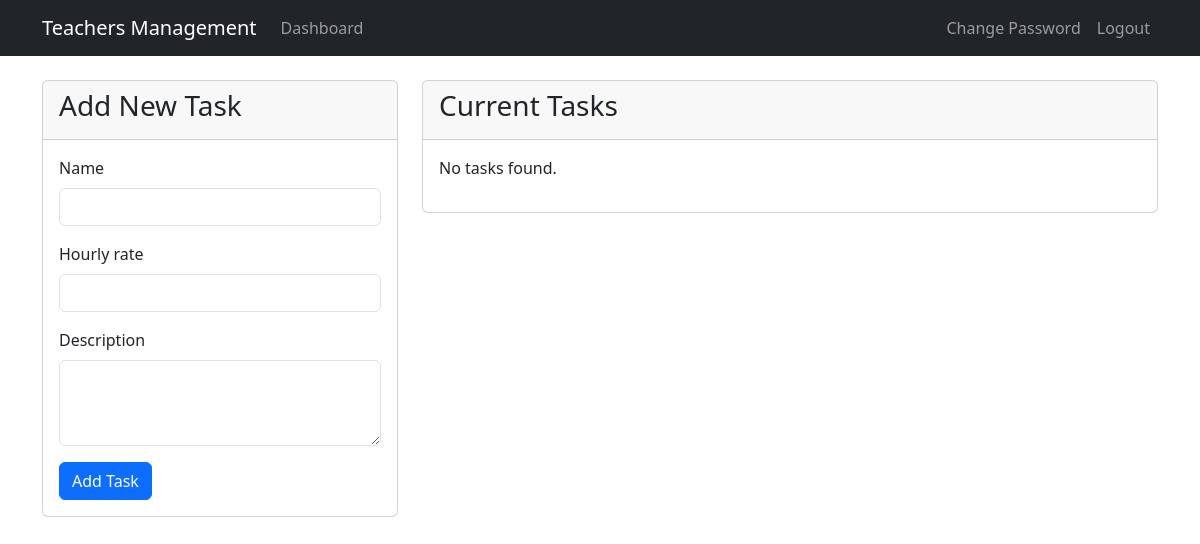
The app's page /manage-tasks/ (signed in), older data.
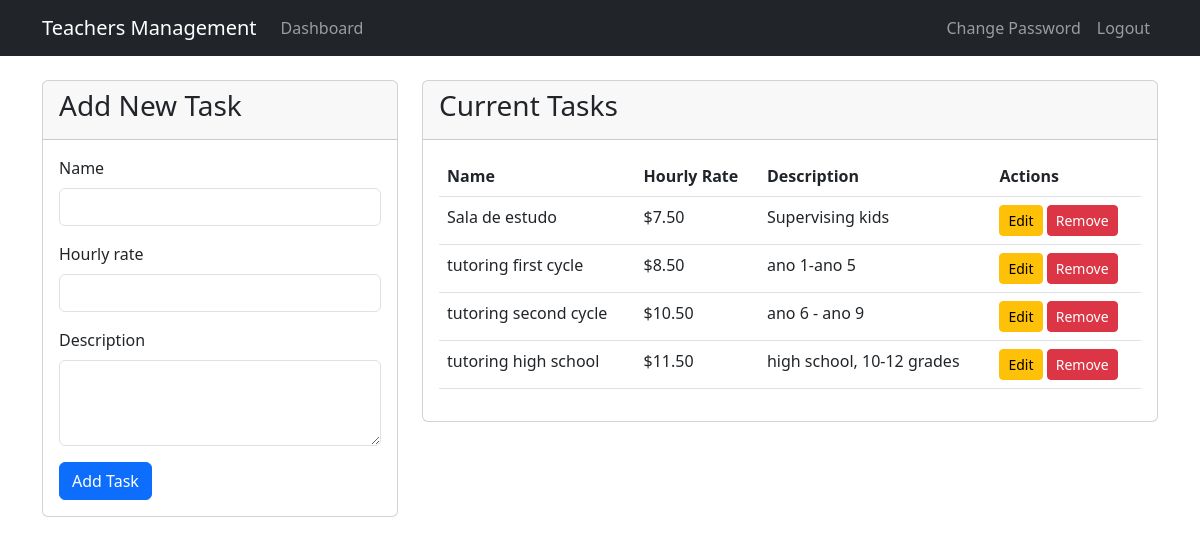
The same page, newer data.
### teachers_app/models.py (models this page shows, shortened)
class Task(models.Model):
    name = models.CharField(max_length=100)
    hourly_rate = models.DecimalField(max_digits=10, decimal_places=2)
    description = models.TextField(blank=True)
    created_at = models.DateTimeField(auto_now_add=True)
    updated_at = models.DateTimeField(auto_now=True)

### teachers_app/views.py (the view)
# urls.py: path('manage-tasks/', views.manage_tasks, name='manage_tasks'),
@login_required
@user_passes_test(is_superuser)
def manage_tasks(request):
    tasks = Task.objects.all()
    if request.method == 'POST':
        form = TaskForm(request.POST)
        if form.is_valid():
            form.save()
            messages.success(request, 'Task was successfully added!')
            return redirect('manage_tasks')
    else:
        form = TaskForm()
    return render(request, 'manage_tasks.html', {
        'tasks': tasks,
        'form': form
    })

### teachers_app/forms.py
class TaskForm(forms.ModelForm):
    class Meta:
        model = Task
        fields = ['name', 'hourly_rate', 'description']
        widgets = {
            'name': forms.TextInput(attrs={'class': 'form-control'}),
            'hourly_rate': forms.NumberInput(attrs={'class': 'form-control', 'step': '0.01'}),
            'description': forms.Textarea(attrs={'class': 'form-control', 'rows': 3}),
        }

### teachers_app/views.py (called while the page is built)
def is_superuser(user):
    return user.is_superuser

### templates/manage_tasks.html (shortened to what this page needs)
{% extends 'base.html' %}
{% block content %}
<div class="row">
    <div class="col-md-4">
        <div class="card">
            <div class="card-header">
                <h3>Add New Task</h3>
            </div>
            <div class="card-body">
                <form method="post">
                    {% for field in form %}
                        <div class="mb-3">
                            <label for="{{ field.id_for_label }}" class="form-label">{{ field.label }}</label>
                            {{ field }}
                        </div>
                    {% endfor %}
                    <button type="submit" class="btn btn-primary">Add Task</button>
                </form>
            </div>
        </div>
    </div>
    <div class="col-md-8">
        <div class="card">
            <div class="card-header">
                <h3>Current Tasks</h3>
            </div>
            <div class="card-body">
                {% if tasks %}
                    <div class="table-responsive">
                        <table class="table">
                            <thead>
                                <tr>
                                    <th>Name</th>
                                    <th>Hourly Rate</th>
                                    <th>Description</th>
                                    <th>Actions</th>
                                </tr>
                            </thead>
                            <tbody>
                                {% for task in tasks %}
                                    <tr>
                                        <td>{{ task.name }}</td>
                                        <td>${{ task.hourly_rate }}</td>
                                        <td>{{ task.description|truncatechars:50 }}</td>
                                        <td>
                                            <a href="{% url 'edit_task' task.id %}" class="btn btn-warning btn-sm">Edit</a>
                                            <form method="post" action="{% url 'remove_task' task.id %}" style="display: inline;">
                                                <button type="submit" class="btn btn-danger btn-sm"
                                                        onclick="return confirm('Are you sure you want to remove this task?')">
                                                    Remove
                                                </button>
                                            </form>
                                        </td>
                                    </tr>
                                {% endfor %}
                            </tbody>
                        </table>
                    </div>
                {% else %}
                    <p>No tasks found.</p>
                {% endif %}
            </div>
        </div>
    </div>
</div>
{% endblock %}

### templates/base.html (shortened to what this page needs)
<!DOCTYPE html>
<html lang="en">
<head>
    <link href="https://cdn.jsdelivr.net/npm/bootstrap@5.3.0/dist/css/bootstrap.min.css" rel="stylesheet">
</head>
<body>
    <nav class="navbar navbar-expand-lg navbar-dark bg-dark">
        <div class="container">
            <a class="navbar-brand" href="/">Teachers Management</a>
            <div class="collapse navbar-collapse" id="navbarNav">
                <ul class="navbar-nav me-auto">
                    {% if user.is_authenticated %}
                        <li class="nav-item">
                            <a class="nav-link" href="{% url 'dashboard' %}">Dashboard</a>
                        </li>
                    {% endif %}
                </ul>
                <ul class="navbar-nav">
                    {% if user.is_authenticated %}
                        <li class="nav-item">
                            <a class="nav-link" href="{% url 'change_password' %}">Change Password</a>
                        </li>
                        <li class="nav-item">
                            <form method="post" action="{% url 'logout' %}" class="d-inline">
                                <button type="submit" class="btn nav-link border-0 bg-transparent">Logout</button>
                            </form>
                        </li>
                    {% else %}
                        <li class="nav-item">
                            <a class="nav-link" href="{% url 'login' %}">Login</a>
                        </li>
                    {% endif %}
                </ul>
            </div>
        </div>
    </nav>
    <div class="container mt-4">
        {% block content %}
        {% endblock %}
    </div>
</body>
</html>

Row changes from the older to the newer data that the page shows:
added Task: name "Sala de estudo", hourly_rate "7.50", description "Supervising kids"
added Task: name "tutoring first cycle", hourly_rate "8.50", description "ano 1-ano 5"
added Task: name "tutoring second cycle", hourly_rate "10.50", description "ano 6 - ano 9"
added Task: name "tutoring high school", hourly_rate "11.50", description "high school, 10-12 grades"
Text that changed along with them:
text no longer shown: "No tasks found."
text now shown: "Name Hourly Rate Description Actions"
